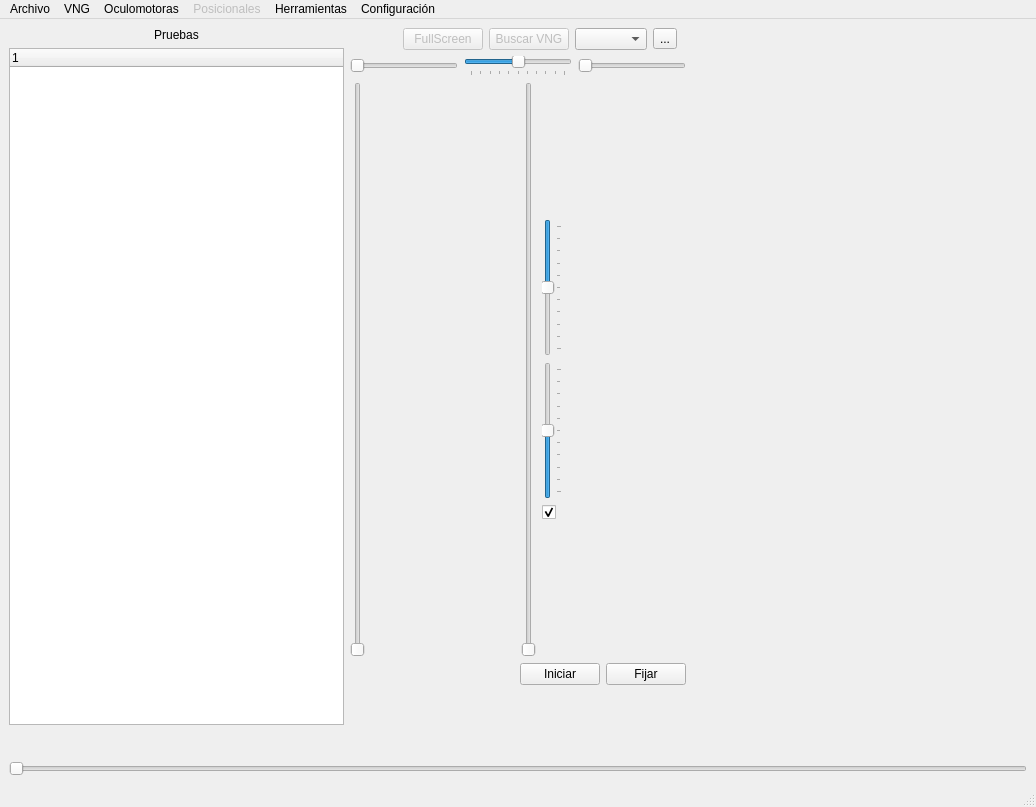
<?xml version="1.0" encoding="UTF-8"?>
<ui version="4.0">
 <class>MainWindow</class>
 <widget class="QMainWindow" name="MainWindow">
  <property name="geometry">
   <rect>
    <x>0</x>
    <y>0</y>
    <width>1036</width>
    <height>807</height>
   </rect>
  </property>
  <property name="windowTitle">
   <string>MainWindow</string>
  </property>
  <widget class="QWidget" name="centralwidget">
   <layout class="QVBoxLayout" name="verticalLayout_4">
    <item>
     <layout class="QHBoxLayout" name="horizontalLayout_2">
      <property name="leftMargin">
       <number>0</number>
      </property>
      <item>
       <layout class="QVBoxLayout" name="verticalLayout_3">
        <property name="leftMargin">
         <number>0</number>
        </property>
        <item>
         <widget class="QLabel" name="label">
          <property name="sizePolicy">
           <sizepolicy hsizetype="Preferred" vsizetype="Minimum">
            <horstretch>0</horstretch>
            <verstretch>0</verstretch>
           </sizepolicy>
          </property>
          <property name="text">
           <string>Pruebas</string>
          </property>
          <property name="alignment">
           <set>Qt::AlignmentFlag::AlignCenter</set>
          </property>
         </widget>
        </item>
        <item>
         <widget class="QTreeWidget" name="listTestWidget">
          <column>
           <property name="text">
            <string/>
           </property>
          </column>
         </widget>
        </item>
       </layout>
      </item>
      <item>
       <layout class="QVBoxLayout" name="verticalLayout_2">
        <property name="bottomMargin">
         <number>0</number>
        </property>
        <item>
         <widget class="QFrame" name="frame_toolbar_video">
          <property name="maximumSize">
           <size>
            <width>16777215</width>
            <height>30</height>
           </size>
          </property>
          <layout class="QHBoxLayout" name="layout_toolbar_video">
           <property name="topMargin">
            <number>0</number>
           </property>
           <property name="bottomMargin">
            <number>0</number>
           </property>
           <item>
            <spacer name="horizontalSpacer_2">
             <property name="orientation">
              <enum>Qt::Orientation::Horizontal</enum>
             </property>
             <property name="sizeHint" stdset="0">
              <size>
               <width>40</width>
               <height>20</height>
              </size>
             </property>
            </spacer>
           </item>
           <item>
            <widget class="QPushButton" name="btn_FullScreen">
             <property name="enabled">
              <bool>false</bool>
             </property>
             <property name="text">
              <string>FullScreen</string>
             </property>
             <property name="shortcut">
              <string>F</string>
             </property>
            </widget>
           </item>
           <item>
            <widget class="QPushButton" name="btn_refresh_vng">
             <property name="enabled">
              <bool>false</bool>
             </property>
             <property name="text">
              <string>Buscar VNG</string>
             </property>
            </widget>
           </item>
           <item>
            <widget class="QComboBox" name="cb_resolution">
             <property name="sizePolicy">
              <sizepolicy hsizetype="Minimum" vsizetype="Fixed">
               <horstretch>0</horstretch>
               <verstretch>0</verstretch>
              </sizepolicy>
             </property>
             <property name="currentText">
              <string/>
             </property>
             <property name="currentIndex">
              <number>-1</number>
             </property>
            </widget>
           </item>
           <item>
            <widget class="QToolButton" name="toolButton">
             <property name="text">
              <string>...</string>
             </property>
             <property name="popupMode">
              <enum>QToolButton::ToolButtonPopupMode::InstantPopup</enum>
             </property>
             <property name="toolButtonStyle">
              <enum>Qt::ToolButtonStyle::ToolButtonTextUnderIcon</enum>
             </property>
            </widget>
           </item>
          </layout>
         </widget>
        </item>
        <item>
         <layout class="QHBoxLayout" name="horizontalLayout_3">
          <property name="topMargin">
           <number>0</number>
          </property>
          <item>
           <widget class="QSlider" name="slider_erode_right">
            <property name="maximum">
             <number>10</number>
            </property>
            <property name="orientation">
             <enum>Qt::Orientation::Horizontal</enum>
            </property>
           </widget>
          </item>
          <item>
           <widget class="QSlider" name="slider_nose_width">
            <property name="maximum">
             <number>50</number>
            </property>
            <property name="singleStep">
             <number>0</number>
            </property>
            <property name="pageStep">
             <number>10</number>
            </property>
            <property name="value">
             <number>25</number>
            </property>
            <property name="orientation">
             <enum>Qt::Orientation::Horizontal</enum>
            </property>
            <property name="invertedAppearance">
             <bool>false</bool>
            </property>
            <property name="invertedControls">
             <bool>false</bool>
            </property>
            <property name="tickPosition">
             <enum>QSlider::TickPosition::TicksBelow</enum>
            </property>
            <property name="tickInterval">
             <number>5</number>
            </property>
           </widget>
          </item>
          <item>
           <widget class="QSlider" name="slider_erode_left">
            <property name="maximum">
             <number>10</number>
            </property>
            <property name="orientation">
             <enum>Qt::Orientation::Horizontal</enum>
            </property>
           </widget>
          </item>
         </layout>
        </item>
        <item>
         <layout class="QHBoxLayout" name="horizontalLayout">
          <property name="topMargin">
           <number>0</number>
          </property>
          <item>
           <widget class="QSlider" name="slider_th_right">
            <property name="orientation">
             <enum>Qt::Orientation::Vertical</enum>
            </property>
           </widget>
          </item>
          <item>
           <widget class="QLabel" name="CameraFrame">
            <property name="sizePolicy">
             <sizepolicy hsizetype="Minimum" vsizetype="Minimum">
              <horstretch>0</horstretch>
              <verstretch>0</verstretch>
             </sizepolicy>
            </property>
            <property name="text">
             <string/>
            </property>
           </widget>
          </item>
          <item>
           <widget class="QSlider" name="slider_th_left">
            <property name="orientation">
             <enum>Qt::Orientation::Vertical</enum>
            </property>
           </widget>
          </item>
          <item>
           <layout class="QVBoxLayout" name="verticalLayout_7">
            <item>
             <spacer name="verticalSpacer_2">
              <property name="orientation">
               <enum>Qt::Orientation::Vertical</enum>
              </property>
              <property name="sizeHint" stdset="0">
               <size>
                <width>20</width>
                <height>40</height>
               </size>
              </property>
             </spacer>
            </item>
            <item>
             <widget class="QSlider" name="slider_vertical_cut_up">
              <property name="minimum">
               <number>-50</number>
              </property>
              <property name="maximum">
               <number>50</number>
              </property>
              <property name="tracking">
               <bool>true</bool>
              </property>
              <property name="orientation">
               <enum>Qt::Orientation::Vertical</enum>
              </property>
              <property name="invertedAppearance">
               <bool>true</bool>
              </property>
              <property name="tickPosition">
               <enum>QSlider::TickPosition::TicksBelow</enum>
              </property>
             </widget>
            </item>
            <item>
             <widget class="QSlider" name="slider_vertical_cut_down">
              <property name="minimum">
               <number>-50</number>
              </property>
              <property name="maximum">
               <number>50</number>
              </property>
              <property name="orientation">
               <enum>Qt::Orientation::Vertical</enum>
              </property>
              <property name="tickPosition">
               <enum>QSlider::TickPosition::TicksBelow</enum>
              </property>
             </widget>
            </item>
            <item>
             <widget class="QCheckBox" name="check_simultaneo">
              <property name="text">
               <string/>
              </property>
              <property name="checked">
               <bool>true</bool>
              </property>
             </widget>
            </item>
            <item>
             <spacer name="verticalSpacer">
              <property name="orientation">
               <enum>Qt::Orientation::Vertical</enum>
              </property>
              <property name="sizeHint" stdset="0">
               <size>
                <width>20</width>
                <height>40</height>
               </size>
              </property>
             </spacer>
            </item>
           </layout>
          </item>
         </layout>
        </item>
        <item>
         <layout class="QHBoxLayout" name="horizontalLayout_5">
          <item>
           <spacer name="horizontalSpacer_3">
            <property name="orientation">
             <enum>Qt::Orientation::Horizontal</enum>
            </property>
            <property name="sizeHint" stdset="0">
             <size>
              <width>40</width>
              <height>20</height>
             </size>
            </property>
           </spacer>
          </item>
          <item>
           <widget class="QPushButton" name="btn_start">
            <property name="text">
             <string>Iniciar</string>
            </property>
            <property name="shortcut">
             <string>Space</string>
            </property>
           </widget>
          </item>
          <item>
           <widget class="QPushButton" name="btn_fixed">
            <property name="locale">
             <locale language="English" country="UnitedStates"/>
            </property>
            <property name="text">
             <string>Fijar</string>
            </property>
            <property name="checkable">
             <bool>true</bool>
            </property>
           </widget>
          </item>
         </layout>
        </item>
        <item>
         <widget class="QLabel" name="lbl_test">
          <property name="text">
           <string/>
          </property>
         </widget>
        </item>
        <item>
         <widget class="QLabel" name="lbl_time">
          <property name="text">
           <string/>
          </property>
          <property name="alignment">
           <set>Qt::AlignmentFlag::AlignCenter</set>
          </property>
         </widget>
        </item>
       </layout>
      </item>
      <item>
       <layout class="QVBoxLayout" name="verticalLayout">
        <item>
         <spacer name="horizontalSpacer">
          <property name="orientation">
           <enum>Qt::Orientation::Horizontal</enum>
          </property>
          <property name="sizeHint" stdset="0">
           <size>
            <width>40</width>
            <height>20</height>
           </size>
          </property>
         </spacer>
        </item>
        <item>
         <widget class="QLabel" name="lbl_text_temp">
          <property name="text">
           <string/>
          </property>
         </widget>
        </item>
       </layout>
      </item>
     </layout>
    </item>
    <item>
     <layout class="QHBoxLayout" name="horizontalLayout_4">
      <property name="leftMargin">
       <number>0</number>
      </property>
      <property name="topMargin">
       <number>0</number>
      </property>
      <item>
       <layout class="QVBoxLayout" name="verticalLayout_5"/>
      </item>
      <item>
       <layout class="QVBoxLayout" name="verticalLayout_8">
        <property name="topMargin">
         <number>0</number>
        </property>
        <property name="bottomMargin">
         <number>0</number>
        </property>
        <item>
         <layout class="QHBoxLayout" name="layout_graph">
          <property name="topMargin">
           <number>30</number>
          </property>
         </layout>
        </item>
        <item>
         <widget class="QSlider" name="slider_time">
          <property name="orientation">
           <enum>Qt::Orientation::Horizontal</enum>
          </property>
         </widget>
        </item>
       </layout>
      </item>
      <item>
       <layout class="QVBoxLayout" name="verticalLayout_6"/>
      </item>
     </layout>
    </item>
   </layout>
  </widget>
  <widget class="QStatusBar" name="statusbar"/>
  <widget class="QMenuBar" name="menubar">
   <property name="geometry">
    <rect>
     <x>0</x>
     <y>0</y>
     <width>1036</width>
     <height>30</height>
    </rect>
   </property>
   <widget class="QMenu" name="menuCalofrica">
    <property name="title">
     <string>VNG</string>
    </property>
    <widget class="QMenu" name="menuPruebas_Calor_cas">
     <property name="enabled">
      <bool>true</bool>
     </property>
     <property name="title">
      <string>Pruebas Calorícas</string>
     </property>
     <addaction name="actionOD_44"/>
     <addaction name="actionOI_44"/>
     <addaction name="actionOD_30"/>
     <addaction name="actionOI_30"/>
    </widget>
    <addaction name="actionEspont_neo"/>
    <addaction name="menuPruebas_Calor_cas"/>
   </widget>
   <widget class="QMenu" name="menuOculomotoras">
    <property name="title">
     <string>Oculomotoras</string>
    </property>
    <addaction name="actionSeguimiento_Lento"/>
    <addaction name="actionOptoquinetico"/>
    <addaction name="actionSacadas"/>
   </widget>
   <widget class="QMenu" name="menuArchivo">
    <property name="title">
     <string>Archivo</string>
    </property>
    <addaction name="actionAbrir"/>
    <addaction name="actionNewUser"/>
    <addaction name="separator"/>
    <addaction name="actionTestNoSave"/>
    <addaction name="separator"/>
    <addaction name="actionExit"/>
   </widget>
   <widget class="QMenu" name="menuConfiguraci_n">
    <property name="title">
     <string>Configuración</string>
    </property>
    <addaction name="actionCambiar_evaluador"/>
   </widget>
   <widget class="QMenu" name="menuPosicionales">
    <property name="enabled">
     <bool>false</bool>
    </property>
    <property name="title">
     <string>Posicionales</string>
    </property>
   </widget>
   <widget class="QMenu" name="menuHerramientas">
    <property name="title">
     <string>Herramientas</string>
    </property>
    <addaction name="actionCalculadora_hipo_dp"/>
    <addaction name="separator"/>
    <addaction name="actionCalibrar"/>
   </widget>
   <addaction name="menuArchivo"/>
   <addaction name="menuCalofrica"/>
   <addaction name="menuOculomotoras"/>
   <addaction name="menuPosicionales"/>
   <addaction name="menuHerramientas"/>
   <addaction name="menuConfiguraci_n"/>
  </widget>
  <action name="actionSalir">
   <property name="text">
    <string>Salir</string>
   </property>
  </action>
  <action name="actionCalorica">
   <property name="text">
    <string>Calorica</string>
   </property>
  </action>
  <action name="actionOculomotora">
   <property name="text">
    <string>Oculomotora</string>
   </property>
  </action>
  <action name="actionEspontaneo">
   <property name="text">
    <string>Espontaneo</string>
   </property>
  </action>
  <action name="actionPosicional">
   <property name="text">
    <string>Posicional</string>
   </property>
  </action>
  <action name="actionOD_44">
   <property name="enabled">
    <bool>false</bool>
   </property>
   <property name="text">
    <string>OD 44</string>
   </property>
  </action>
  <action name="actionOI_44">
   <property name="enabled">
    <bool>false</bool>
   </property>
   <property name="text">
    <string>OI 44</string>
   </property>
  </action>
  <action name="actionOD_30">
   <property name="enabled">
    <bool>false</bool>
   </property>
   <property name="text">
    <string>OD 30</string>
   </property>
  </action>
  <action name="actionOI_30">
   <property name="enabled">
    <bool>false</bool>
   </property>
   <property name="text">
    <string>OI 30</string>
   </property>
  </action>
  <action name="actionEspont_neo">
   <property name="enabled">
    <bool>false</bool>
   </property>
   <property name="text">
    <string>Espontáneo</string>
   </property>
  </action>
  <action name="actionSeguimiento_Lento">
   <property name="enabled">
    <bool>false</bool>
   </property>
   <property name="text">
    <string>Seguimiento Lento</string>
   </property>
  </action>
  <action name="actionOptoquinetico">
   <property name="enabled">
    <bool>false</bool>
   </property>
   <property name="text">
    <string>Optoquinetico</string>
   </property>
  </action>
  <action name="actionSacadas">
   <property name="enabled">
    <bool>false</bool>
   </property>
   <property name="text">
    <string>Sacadas</string>
   </property>
  </action>
  <action name="actionExit">
   <property name="text">
    <string>Salir</string>
   </property>
  </action>
  <action name="actionNewUser">
   <property name="text">
    <string>Nuevo Usuario...</string>
   </property>
  </action>
  <action name="actionCalibrar">
   <property name="enabled">
    <bool>true</bool>
   </property>
   <property name="text">
    <string>Calibrar</string>
   </property>
  </action>
  <action name="actionAbrir">
   <property name="text">
    <string>Abrir...</string>
   </property>
  </action>
  <action name="actionCambiar_evaluador">
   <property name="text">
    <string>Cambiar evaluador</string>
   </property>
  </action>
  <action name="actionTestNoSave">
   <property name="text">
    <string>Test de Seguimiento sin guardar</string>
   </property>
  </action>
  <action name="actionCalculadora_hipo_dp">
   <property name="text">
    <string>Calculadora hipo/dp</string>
   </property>
  </action>
 </widget>
 <resources/>
 <connections/>
</ui>
